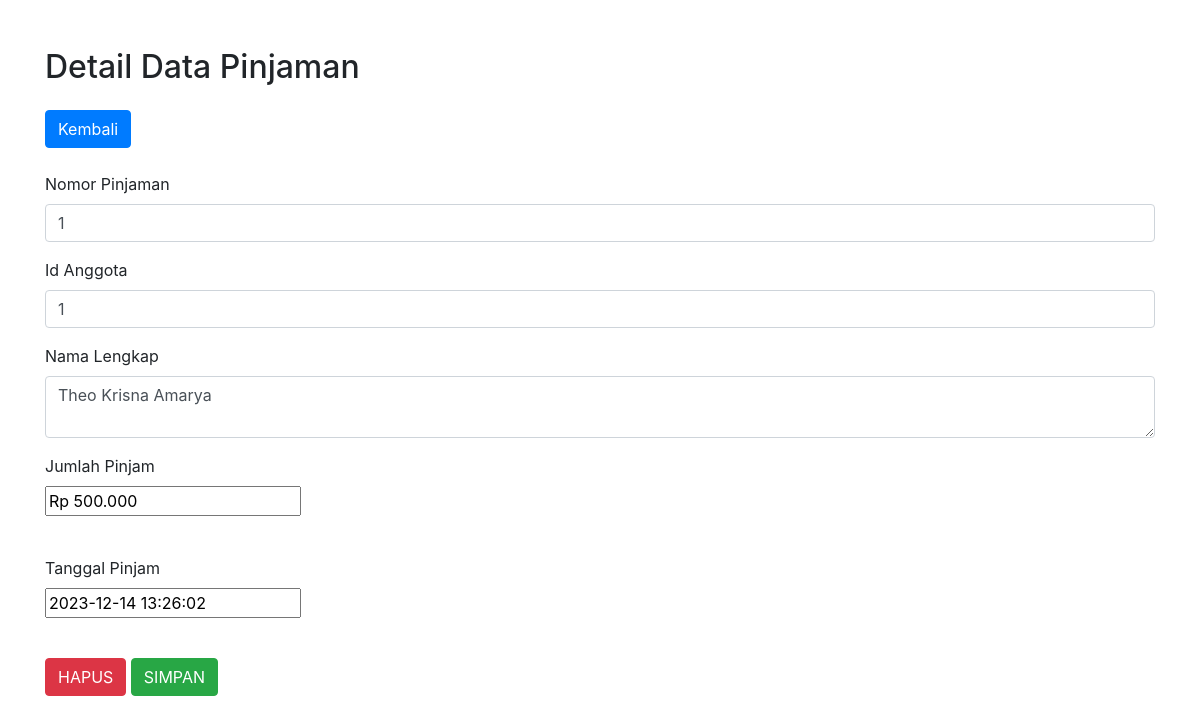
The page /master/admin/pinjaman/pinjaman_detail.php?nomor_pinjam=1 on the database its author committed.
### tables this page shows
CREATE TABLE `pinjam` (
  `nomor_pinjam` int(11) NOT NULL,
  `id_anggota` int(11) NOT NULL,
  `pinjaman` int(11) NOT NULL,
  `tanggal_pinjaman` timestamp NOT NULL DEFAULT current_timestamp() ON UPDATE current_timestamp()
);

CREATE TABLE `anggota` (
  `id` int(11) NOT NULL,
  `nama` varchar(50) NOT NULL,
  `telp` varchar(15) NOT NULL,
  `alamat` text NOT NULL,
  `gender` varchar(2) NOT NULL,
  `tanggal_lahir` date NOT NULL,
  `status` varchar(20) NOT NULL,
  `username` varchar(50) NOT NULL,
  `password` varchar(50) NOT NULL,
  `sign_date` timestamp NOT NULL DEFAULT current_timestamp() ON UPDATE current_timestamp()
);

### class_db.php (called while the page is built, shortened)
<?php
class database {
    private $con;
    public $host = "localhost";
    public $username = "root";
    public $password = "";
    public $db = "koperasi";
    function start_con(){
        $this->con = new mysqli($this->host, $this->username, $this->password, $this->db);
    }
    function sqlquery($sql){
        return $this->con->query($sql);
    }
    function datasql($sql){
        $data = array();
        $hasil = $this->sqlquery($sql);
        if ($hasil) {
            $data = $hasil->fetch_array(MYSQLI_BOTH);
        }
        return $data;
    }
}
?>

### master/admin/pinjaman/pinjaman_detail.php (the view, shortened to what this page needs)
<?php
include '../../../class_db.php';
$db = new database();
$nomor_pinjam = $_GET['nomor_pinjam'];
$sql = "SELECT p.*, a.nama AS nama
        FROM pinjam p
        JOIN anggota a ON p.id_anggota = a.id
        WHERE nomor_pinjam = '$nomor_pinjam'";
$dat = $db->datasql($sql);
?>
<!DOCTYPE html>
<html lang="en">
    <head>
        <link rel="stylesheet" href="https://stackpath.bootstrapcdn.com/bootstrap/4.3.1/css/bootstrap.min.css"
>
        <link rel="stylesheet" href="path/to/your/custom.css">
    </head>
    <body>
    <div class="container mt-5">
        <h2 class="mb-4">Detail Data Pinjaman</h2>
        <div class="menu-box mb-4">
            <a href="pinjaman.php" class="btn btn-primary">Kembali</a>
        </div>
        <form action="pinjaman_proc.php" method="POST">
            <div class="form-group">
                <label for="nomor_pinjam">Nomor Pinjaman</label>
                <input type="text" class="form-control" name="nomor_pinjam" id="nomor_pinjam" value="<?= $dat['nomor_pinjam'] ?>">
            </div>
            <div class="form-group">
                <label for="id_anggota">Id Anggota</label>
                <input type="text" class="form-control" name="id_anggota" id="id_anggota" value="<?= $dat['id_anggota'] ?>">
            </div>
            <div class="form-group">
                <label for="nama">Nama Lengkap</label>
                <textarea class="form-control" name="nama" id="nama"><?= $dat['nama'] ?></textarea>
            </div>
            <div class="form-group">
                <label for="pinjaman">Jumlah Pinjam</label><br>
                <input type="text" name="pinjaman" id="pinjaman" value="Rp <?= number_format($dat['pinjaman'], 0, ',', '.') ?>"><br><br>
            </div>
            <div class="form-group">
                <label for="tanggal_pinjaman">Tanggal Pinjam</label><br>
                <input type="text" name="tanggal_pinjaman" id="tanggal_pinjaman" value="<?= $dat['tanggal_pinjaman'] ?>"><br><br>
            </div>
        <div class="form-group">
            <input type="submit" class="btn btn-danger" name="submit_delete" value="HAPUS" onclick="return confirm('Yakin Hapus Data?')">
            <input type="submit" class="btn btn-success" name="submit_edit" value="SIMPAN" onclick="return confirm('Yakin Simpan Data?')">
        </div>
    </form>
</div>
</body>
</html>

### rows shown on the page
pinjam: nomor_pinjam "1", id_anggota "1", nama "Theo Krisna Amarya", pinjaman "Rp 500.000", tanggal_pinjaman "2023-12-14 13:26:02"
